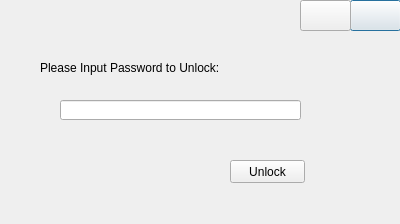
<?xml version="1.0" encoding="UTF-8"?>
<ui version="4.0">
 <class>LoginDialog</class>
 <widget class="QDialog" name="LoginDialog">
  <property name="geometry">
   <rect>
    <x>0</x>
    <y>0</y>
    <width>400</width>
    <height>224</height>
   </rect>
  </property>
  <property name="windowTitle">
   <string>Unlock</string>
  </property>
  <widget class="QPushButton" name="exitButton">
   <property name="geometry">
    <rect>
     <x>350</x>
     <y>0</y>
     <width>51</width>
     <height>31</height>
    </rect>
   </property>
   <property name="text">
    <string/>
   </property>
  </widget>
  <widget class="QPushButton" name="smallButton">
   <property name="geometry">
    <rect>
     <x>300</x>
     <y>0</y>
     <width>51</width>
     <height>31</height>
    </rect>
   </property>
   <property name="text">
    <string/>
   </property>
  </widget>
  <widget class="QLabel" name="label">
   <property name="geometry">
    <rect>
     <x>40</x>
     <y>60</y>
     <width>201</width>
     <height>16</height>
    </rect>
   </property>
   <property name="text">
    <string>&lt;html&gt;&lt;head/&gt;&lt;body&gt;&lt;p&gt;Please Input Password to Unlock:&lt;/p&gt;&lt;/body&gt;&lt;/html&gt;</string>
   </property>
  </widget>
  <widget class="QLineEdit" name="lineEdit">
   <property name="geometry">
    <rect>
     <x>60</x>
     <y>100</y>
     <width>241</width>
     <height>20</height>
    </rect>
   </property>
  </widget>
  <widget class="QPushButton" name="unlockButton">
   <property name="geometry">
    <rect>
     <x>230</x>
     <y>160</y>
     <width>75</width>
     <height>23</height>
    </rect>
   </property>
   <property name="text">
    <string>Unlock</string>
   </property>
  </widget>
 </widget>
 <resources/>
 <connections/>
</ui>
